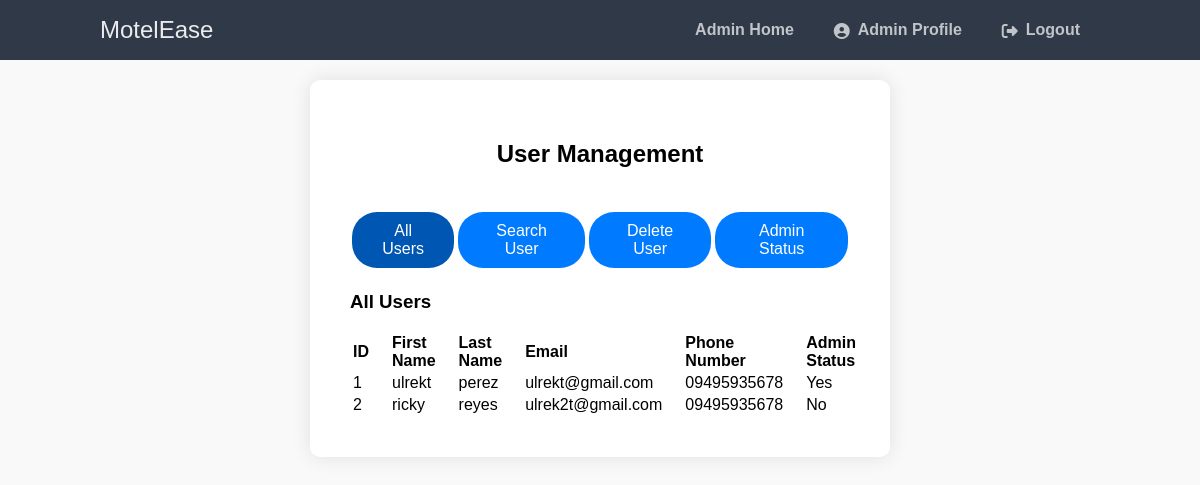
/ITPROGhotel/php/user_management.php (signed in), run on the app's committed database.
### tables this page shows
CREATE TABLE `user` (
  `id` int(11) NOT NULL,
  `firstName` varchar(50) NOT NULL,
  `lastName` varchar(50) NOT NULL,
  `email` varchar(50) NOT NULL,
  `phoneNumber` varchar(13) NOT NULL,
  `password` varchar(200) NOT NULL,
  `profilePicture` mediumblob NOT NULL,
  `admin_checker` int(1) NOT NULL
);

### ITPROGhotel/php/user_management.php (the view, shortened to what this page needs)
<?php
$conn = new mysqli('localhost', 'root', '', 'itproghs');
function getUsers() {
    global $conn;
    $result = $conn->query("SELECT * FROM user");
    return $result->fetch_all(MYSQLI_ASSOC);
}
function getAdmins() {
    global $conn;
    $result = $conn->query("SELECT * FROM user WHERE admin_checker = 1");
    return $result->fetch_all(MYSQLI_ASSOC);
}
$admins = getAdmins();
if (!isset($users)) {
    $users = getUsers();
}
?>
<!DOCTYPE html>
<html>
<head>
    <link href="../usermgmt.css" rel="stylesheet" type="text/css">
    <link rel="stylesheet" href="https://cdnjs.cloudflare.com/ajax/libs/font-awesome/6.2.0/css/all.min.css">
</head>
<body>
    <nav class="navtop">
        <div>
            <h1>MotelEase</h1>
            <a href="admin_home.php">Admin Home</a>
            <a href="admin_profile.php"><i class="fas fa-user-circle"></i>Admin Profile</a>
            <a href="logout.php"><i class="fas fa-sign-out-alt"></i>Logout</a>
        </div>
    </nav>
    <div class="container">
        <h2>User Management</h2>
        <div class="toggle-container">
            <button class="active" onclick="showForm('all-users-form')">All Users</button>
            <button onclick="showForm('search-form')">Search User</button>
            <button onclick="showForm('delete-form')">Delete User</button>
            <button onclick="showForm('admin-status-form')">Admin Status</button>
        </div>
        <div id="all-users-form" class="form-container active">
            <h3>All Users</h3>
            <table>
                <tr>
                    <th style="text-align: left; padding-right: 20px;">ID</th>
                    <th style="text-align: left; padding-right: 20px;">First Name</th>
                    <th style="text-align: left; padding-right: 20px;">Last Name</th>
                    <th style="text-align: left; padding-right: 20px;">Email</th>
                    <th style="text-align: left; padding-right: 20px;">Phone Number</th>
                    <th style="text-align: left; padding-right: 20px;">Admin Status</th>
                </tr>
                <?php foreach ($users as $user): ?>
                <tr>
                    <td style="text-align: left; padding-right: 20px;"><?php echo $user['id']; ?></td>
                    <td style="text-align: left; padding-right: 20px;"><?php echo $user['firstName']; ?></td>
                    <td style="text-align: left; padding-right: 20px;"><?php echo $user['lastName']; ?></td>
                    <td style="text-align: left; padding-right: 20px;"><?php echo $user['email']; ?></td>
                    <td style="text-align: left; padding-right: 20px;"><?php echo $user['phoneNumber']; ?></td>
                    <td style="text-align: left; padding-right: 20px;"><?php echo $user['admin_checker'] ? 'Yes' : 'No'; ?></td>
                </tr>
                <?php endforeach; ?>
            </table>
        </div>
    </div>
</body>
</html>

### ITPROGhotel/usermgmt.css (style rules this page uses)
body { font-family: 'Montserrat', sans-serif; background-color: #f9f9f9; margin: 0; padding: 0; }
.navtop { background-color: #2f3947; height: 60px; width: 100%; border: 0; position: fixed; top: 0; left: 0; z-index: 1000; }
.navtop div { display: flex; margin: 0 auto; width: 1000px; height: 100%; align-items: center; }
.navtop div h1, .navtop div a { display: inline-flex; align-items: center; }
.navtop div h1 { flex: 1; font-size: 24px; padding: 0; margin: 0; color: #eaebed; font-weight: normal; }
.navtop div a { padding: 0 20px; text-decoration: none; color: #c1c4c8; font-weight: bold; }
.navtop div a i { padding: 2px 8px 0 0; }
.container { background-color: white; padding: 40px; border-radius: 10px; box-shadow: 0 0 20px rgba(0, 0, 0, 0.1); width: 100%; max-width: 500px; display: flex; flex-direction: column; align-items: center; margin: 80px auto; }
.form-container { width: 100%; display: none; }
.form-container.active { display: block; }
.toggle-container { display: flex; justify-content: center; margin-top: 20px; }
.toggle-container button { background-color: #007BFF; border: none; padding: 10px 20px; text-align: center; text-decoration: none; display: inline-block; font-size: 16px; margin: 4px 2px; cursor: pointer; border-radius: 25px; color: white; transition: background-color 0.3s ease, transform 0.3s ease; }
.toggle-container button.active { background-color: #0056b3; }

### data on the page
user: id "1", firstName "ulrekt", lastName "perez", email "ulrekt@gmail.com", phoneNumber "09495935678", admin_checker "Yes"
user: id "2", firstName "ricky", lastName "reyes", email "ulrek2t@gmail.com", phoneNumber "09495935678", admin_checker "No"
